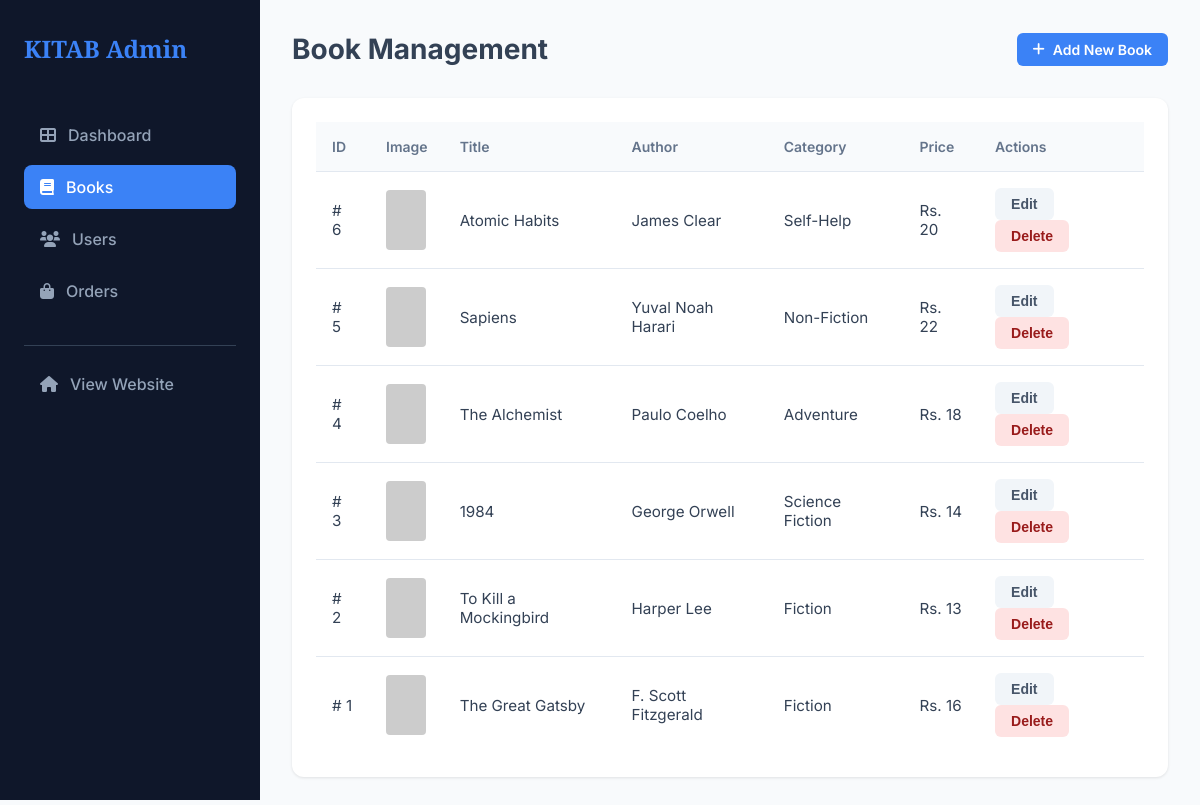
Page /Admin/books.php on the committed database.
### tables this page shows
CREATE TABLE books (
    id INT AUTO_INCREMENT PRIMARY KEY,
    title VARCHAR(255) NOT NULL,
    author VARCHAR(100) NOT NULL,
    description TEXT,
    price DECIMAL(10, 2) NOT NULL,
    image VARCHAR(255) NOT NULL,
    category VARCHAR(50),
    publisher VARCHAR(100),
    pages INT,
    language VARCHAR(50) DEFAULT 'English',
    isbn VARCHAR(20),
    created_at TIMESTAMP DEFAULT CURRENT_TIMESTAMP
);

### Admin/books.php (the view)
<?php include 'includes/header.php';
$books = $conn->query("SELECT * FROM books ORDER BY id DESC");
?>
<main class="main-content">
    <header class="admin-header">
        <h1>Book Management</h1>
        <a href="<?php echo BASE_URL; ?>admin/add_book.php" class="btn-admin btn-admin-primary add-book-link">
            <i class="fas fa-plus"></i> Add New Book
        </a>
    </header>
    <div class="admin-card">
        <table class="admin-table">
            <thead>
                <tr>
                    <th>ID</th>
                    <th>Image</th>
                    <th>Title</th>
                    <th>Author</th>
                    <th>Category</th>
                    <th>Price</th>
                    <th>Actions</th>
                </tr>
            </thead>
            <tbody>
                <?php while ($book = $books->fetch_assoc()): ?>
                    <tr>
                        <td>#
                            <?php echo $book['id']; ?>
                        </td>
                        <td>
                            <img src="<?php echo strpos($book['image'], 'http') === 0 ? htmlspecialchars($book['image']) : BASE_URL . htmlspecialchars($book['image']); ?>"
                                class="book-thumb">
                        </td>
                        <td>
                            <?php echo htmlspecialchars($book['title']); ?>
                        </td>
                        <td>
                            <?php echo htmlspecialchars($book['author']); ?>
                        </td>
                        <td>
                            <?php echo htmlspecialchars($book['category']); ?>
                        </td>
                        <td>Rs.
                            <?php echo number_format($book['price']); ?>
                        </td>
                        <td>
                            <button class="btn-admin btn-edit">Edit</button>
                            <button class="btn-admin btn-delete">Delete</button>
                        </td>
                    </tr>
                <?php endwhile; ?>
            </tbody>
        </table>
    </div>
</main>
</body>
</html>

### Admin/assets/css/admin-style.css (style rules this page uses)
:root { --admin-primary: #1e293b; --admin-sidebar: #0f172a; --admin-accent: #3b82f6; --admin-bg: #f8fafc; --admin-text: #334155; --admin-white: #ffffff; --admin-border: #e2e8f0; }
* { margin: 0; padding: 0; box-sizing: border-box; }
body { font-family: 'Inter', sans-serif; background-color: var(--admin-bg); color: var(--admin-text); display: flex; }
.main-content { flex: 1; margin-left: 260px; padding: 2rem; }
.admin-header { display: flex; justify-content: space-between; align-items: center; margin-bottom: 2rem; }
.admin-header h1 { font-family: 'Inter', sans-serif; font-size: 1.75rem; font-weight: 700; }
.admin-card { background: white; border-radius: 12px; box-shadow: 0 1px 3px rgba(0, 0, 0, 0.1); padding: 1.5rem; }
.admin-table { width: 100%; border-collapse: collapse; }
.admin-table th { text-align: left; padding: 1rem; background: #f8fafc; color: #64748b; font-size: 0.875rem; font-weight: 600; border-bottom: 1px solid var(--admin-border); }
.admin-table td { padding: 1rem; font-size: 0.95rem; border-bottom: 1px solid var(--admin-border); }
.admin-table tr:last-child td { border-bottom: none; }
.btn-admin { padding: 0.5rem 1rem; border-radius: 6px; font-weight: 600; font-size: 0.875rem; cursor: pointer; border: none; transition: all 0.3s ease; }
.btn-admin-primary { background-color: var(--admin-accent); color: white; }
.add-book-link { text-decoration: none; display: inline-flex; align-items: center; gap: 0.5rem; }
.book-thumb { width: 40px; height: 60px; object-fit: cover; border-radius: 4px; display: block; }
.btn-edit { background: #f1f5f9; color: #475569; margin-right: 0.5rem; }
.btn-delete { background: #fee2e2; color: #991b1b; }

### rows in the picture
books: id "6", title "Atomic Habits", author "James Clear", category "Self-Help", price "20"
books: id "5", title "Sapiens", author "Yuval Noah Harari", category "Non-Fiction", price "22"
books: id "4", title "The Alchemist", author "Paulo Coelho", category "Adventure", price "18"
books: id "3", title "1984", author "George Orwell", category "Science Fiction", price "14"
books: id "2", title "To Kill a Mockingbird", author "Harper Lee", category "Fiction", price "13"
books: id "1", title "The Great Gatsby", author "F. Scott Fitzgerald", category "Fiction", price "16"
